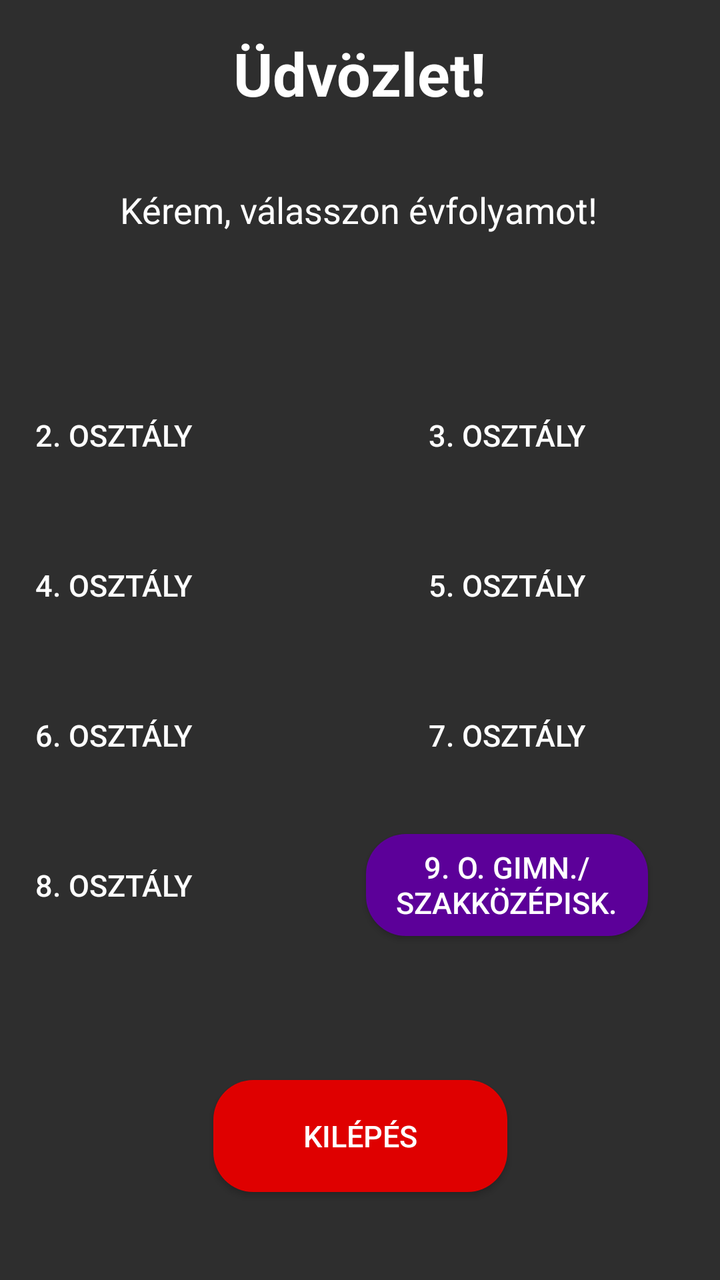
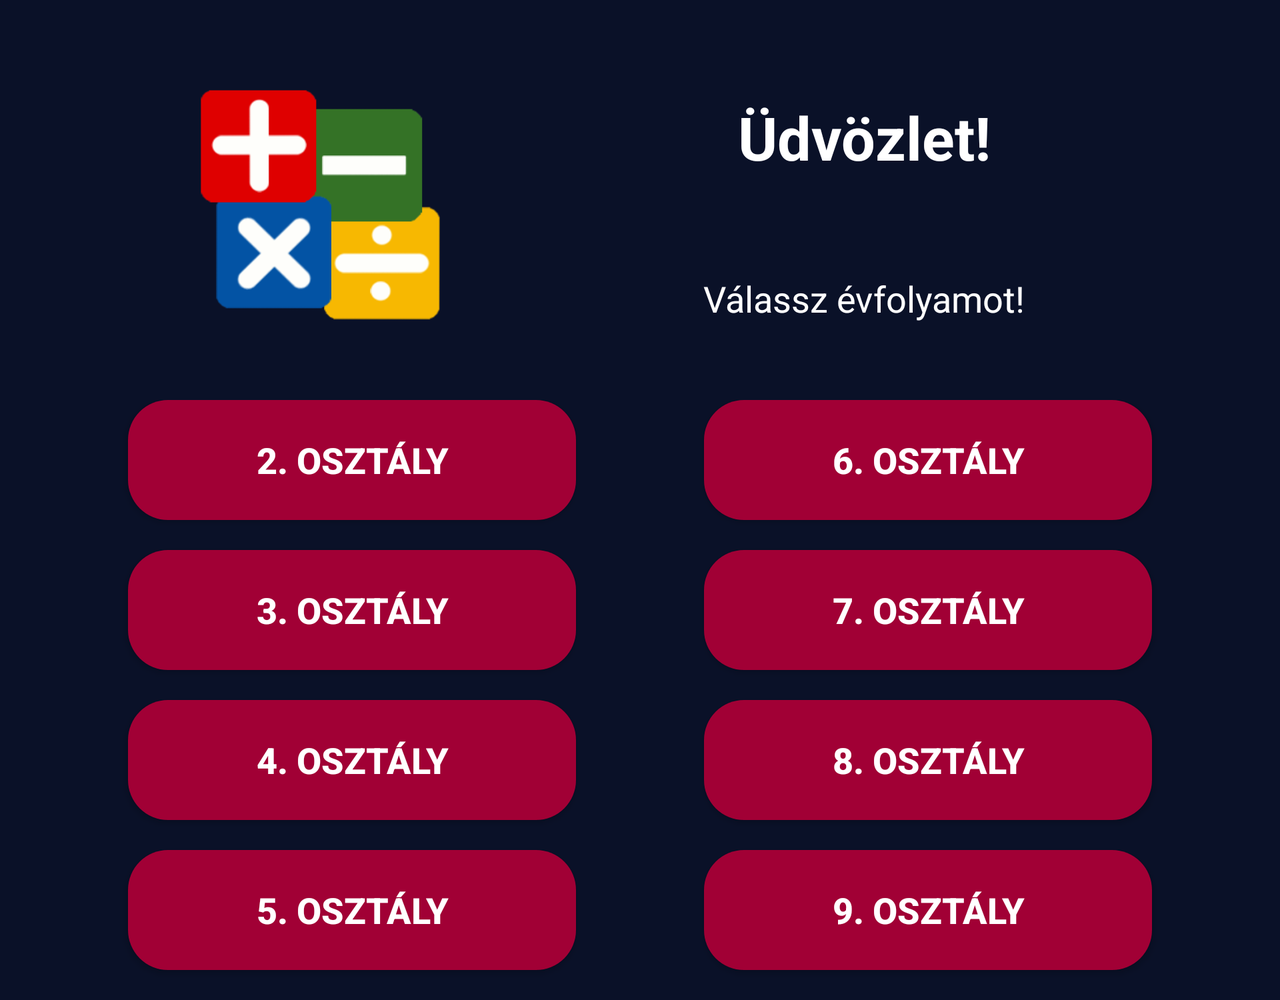

One screen, two layout resources from the same app: the default and the repository's alternative for another configuration. Each is rendered where Android would select it; the XML of both is given below.
<!-- AndroidManifest.xml: application theme Theme.Green_math -->
<!-- res/layout/activity_main.xml -->
<?xml version="1.0" encoding="utf-8"?>
<androidx.constraintlayout.widget.ConstraintLayout xmlns:android="http://schemas.android.com/apk/res/android"
    xmlns:app="http://schemas.android.com/apk/res-auto"
    xmlns:tools="http://schemas.android.com/tools"
    android:layout_width="match_parent"
    android:layout_height="match_parent"
    android:background="#2e2e2e"
    tools:context=".MainActivity">


    <TextView
        android:id="@+id/welcome_text"
        android:layout_width="286dp"
        android:layout_height="56dp"
        android:layout_marginBottom="4dp"
        android:gravity="center_horizontal|center_vertical"
        android:text="Üdvözlet!"
        android:textColor="@android:color/white"
        android:textSize="30sp"
        android:textStyle="bold"
        app:layout_constraintBottom_toTopOf="@+id/textView2"
        app:layout_constraintEnd_toEndOf="parent"
        app:layout_constraintHorizontal_bias="0.496"
        app:layout_constraintStart_toStartOf="parent"
        app:layout_constraintTop_toTopOf="parent"
        app:layout_constraintVertical_bias="0.851" />

    <TextView
        android:id="@+id/textView2"
        android:layout_width="286dp"
        android:layout_height="70dp"
        android:layout_marginBottom="52dp"
        android:gravity="center_horizontal|center_vertical"
        android:text="Kérem, válasszon évfolyamot!"
        android:textColor="@android:color/white"
        android:textSize="18sp"
        app:layout_constraintBottom_toTopOf="@+id/button_sec"
        app:layout_constraintEnd_toEndOf="parent"
        app:layout_constraintHorizontal_bias="0.488"
        app:layout_constraintStart_toStartOf="parent" />

    <androidx.appcompat.widget.AppCompatButton
        android:id="@+id/button_eigth"
        android:layout_width="141dp"
        android:layout_height="51dp"
        android:layout_marginEnd="56dp"
        android:layout_marginBottom="172dp"
        android:background="@drawable/button_primary_class"
        android:text="8. osztály"
        android:textColor="@color/white"
        android:textSize="15sp"
        app:layout_constraintBottom_toBottomOf="parent"
        app:layout_constraintEnd_toStartOf="@+id/button_nineth"
        app:layout_constraintHorizontal_bias="0.0"
        app:layout_constraintLeft_toLeftOf="parent"
        app:layout_constraintRight_toRightOf="parent" />

    <androidx.appcompat.widget.AppCompatButton
        android:id="@+id/button_third"
        android:layout_width="141dp"
        android:layout_height="51dp"
        android:layout_marginEnd="36dp"
        android:layout_marginBottom="24dp"
        android:background="@drawable/button_primary_class"
        android:text="3. osztály"
        android:textColor="@color/white"
        android:textSize="15sp"
        app:layout_constraintBottom_toTopOf="@+id/button_fifth"
        app:layout_constraintEnd_toEndOf="parent" />

    <androidx.appcompat.widget.AppCompatButton
        android:id="@+id/button_sec"
        android:layout_width="141dp"
        android:layout_height="51dp"
        android:layout_marginEnd="56dp"
        android:layout_marginBottom="24dp"
        android:background="@drawable/button_primary_class"
        android:text="2. osztály"
        android:textColor="@color/white"
        android:textSize="15sp"
        app:layout_constraintBottom_toTopOf="@+id/button_fourth"
        app:layout_constraintEnd_toStartOf="@+id/button_third"
        app:layout_constraintHorizontal_bias="0.151"
        app:layout_constraintLeft_toLeftOf="parent"
        app:layout_constraintRight_toRightOf="parent" />

    <androidx.appcompat.widget.AppCompatButton
        android:id="@+id/button_nineth"
        android:layout_width="141dp"
        android:layout_height="51dp"
        android:layout_marginEnd="36dp"
        android:layout_marginBottom="172dp"
        android:background="@drawable/button_secondary_class"
        android:text="9. o. gimn./szakközépisk."
        android:textColor="@color/white"
        android:textSize="15sp"
        app:layout_constraintBottom_toBottomOf="parent"
        app:layout_constraintEnd_toEndOf="parent" />

    <androidx.appcompat.widget.AppCompatButton
        android:id="@+id/button_seventh"
        android:layout_width="141dp"
        android:layout_height="51dp"
        android:layout_marginEnd="36dp"
        android:layout_marginBottom="24dp"
        android:background="@drawable/button_primary_class"
        android:text="7. osztály"
        android:textColor="@color/white"
        android:textSize="15sp"
        app:layout_constraintBottom_toTopOf="@+id/button_nineth"
        app:layout_constraintEnd_toEndOf="parent" />

    <androidx.appcompat.widget.AppCompatButton
        android:id="@+id/button_sixth"
        android:layout_width="141dp"
        android:layout_height="51dp"
        android:layout_marginEnd="56dp"
        android:layout_marginBottom="24dp"
        android:background="@drawable/button_primary_class"
        android:text="6. osztály"
        android:textColor="@color/white"
        android:textSize="15sp"
        app:layout_constraintBottom_toTopOf="@+id/button_eigth"
        app:layout_constraintEnd_toStartOf="@+id/button_seventh"
        app:layout_constraintHorizontal_bias="0.151"
        app:layout_constraintLeft_toLeftOf="parent"
        app:layout_constraintRight_toRightOf="parent" />

    <androidx.appcompat.widget.AppCompatButton
        android:id="@+id/button_fourth"
        android:layout_width="141dp"
        android:layout_height="51dp"
        android:layout_marginEnd="56dp"
        android:layout_marginBottom="24dp"
        android:background="@drawable/button_primary_class"
        android:text="4. osztály"
        android:textColor="@color/white"
        android:textSize="15sp"
        app:layout_constraintBottom_toTopOf="@+id/button_sixth"
        app:layout_constraintEnd_toStartOf="@+id/button_fifth" />

    <androidx.appcompat.widget.AppCompatButton
        android:id="@+id/button_fifth"
        android:layout_width="141dp"
        android:layout_height="51dp"
        android:layout_marginEnd="36dp"
        android:layout_marginBottom="24dp"
        android:background="@drawable/button_primary_class"
        android:text="5. osztály"
        android:textColor="@color/white"
        android:textSize="15sp"
        app:layout_constraintBottom_toTopOf="@+id/button_seventh"
        app:layout_constraintEnd_toEndOf="parent" />

    <androidx.appcompat.widget.AppCompatButton
        android:id="@+id/button_exit"
        android:layout_width="147dp"
        android:layout_height="56dp"
        android:layout_marginBottom="44dp"
        android:background="@drawable/button_back"
        android:backgroundTint="#DF0000"
        android:text="KILÉPÉS"
        android:textColor="@color/white"
        android:textSize="15sp"
        app:layout_constraintBottom_toBottomOf="parent"
        app:layout_constraintLeft_toLeftOf="parent"
        app:layout_constraintRight_toRightOf="parent" />

    
    

    
    
    
    
    
    
    
    
    
    
    


</androidx.constraintlayout.widget.ConstraintLayout>
<!-- resources referenced by this layout -->
<resources>
  <color name="white">#FFFFFFFF</color>
  <!-- drawable button_back (drawable) -->
  <?xml version="1.0" encoding="utf-8"?>
  <shape xmlns:android="http://schemas.android.com/apk/res/android">
  
      <corners android:radius="20dp"/>
      <solid android:color="#DF0000"/>
  
  </shape>
  <!-- drawable button_secondary_class (drawable) -->
  <?xml version="1.0" encoding="utf-8"?>
  <shape xmlns:android="http://schemas.android.com/apk/res/android">
  
      <corners android:radius="20dp"/>
      <solid android:color="#5c0099"/>
  
  </shape>
  <style name="Theme.Green_math" parent="Theme.MaterialComponents.DayNight.NoActionBar">
          
          <item name="colorPrimary">#A10035</item>
          <item name="colorPrimaryVariant">#A10035</item>
          <item name="colorOnPrimary">@color/white</item>
          
          <item name="colorSecondary">@color/teal_200</item>
          <item name="colorSecondaryVariant">@color/teal_700</item>
          <item name="colorOnSecondary">@color/black</item>
          
          <item name="android:statusBarColor" tools:targetApi="l">#0a1128</item>
          <item name="android:navigationBarColor">#2e2e2e</item>
          
      </style>
  <color name="teal_200">#FF03DAC5</color>
  <color name="teal_700">#FF018786</color>
  <color name="black">#FF000000</color>
</resources>
<!-- res/layout-land/activity_main.xml (the repository's variant of the layout above) -->
<!-- drawn on the phone turned sideways -->
<?xml version="1.0" encoding="utf-8"?>
<ScrollView xmlns:android="http://schemas.android.com/apk/res/android"
    xmlns:app="http://schemas.android.com/apk/res-auto"
    xmlns:tools="http://schemas.android.com/tools"
    android:layout_width="match_parent"
    android:layout_height="match_parent"
    android:gravity=""
    android:background="#0a1128"
    tools:context=".MainActivity"
    android:orientation="vertical"
    android:fillViewport="true">

    <androidx.constraintlayout.widget.ConstraintLayout
        android:layout_width="match_parent"
        android:layout_height="match_parent"
        >

        <androidx.constraintlayout.widget.ConstraintLayout
            android:id="@+id/welcome_layout"
            android:layout_width="match_parent"
            android:layout_height="0dp"
            app:layout_constraintBottom_toTopOf="@id/class_buttons_layout"
            app:layout_constraintHeight_percent=".4"
            app:layout_constraintLeft_toLeftOf="parent"
            app:layout_constraintRight_toRightOf="parent"
            app:layout_constraintTop_toTopOf="parent">

            <ImageView
                android:id="@+id/logo"
                android:layout_width="0dp"
                android:layout_height="0dp"
                android:layout_gravity="center"
                android:src="@drawable/green_math_icon_2_vector"
                app:layout_constraintBottom_toBottomOf="parent"
                app:layout_constraintEnd_toStartOf="@+id/welcome_text"
                app:layout_constraintHeight_percent="0.6"
                app:layout_constraintHorizontal_chainStyle="spread"
                app:layout_constraintStart_toStartOf="parent"
                app:layout_constraintTop_toTopOf="parent"
                app:layout_constraintWidth_percent="0.2" />

            <TextView
                android:id="@+id/text1"
                android:layout_width="0dp"
                android:layout_height="wrap_content"
                android:gravity="center"
                android:text="Válassz évfolyamot!"
                android:textColor="@android:color/white"
                android:textSize="18sp"
                app:layout_constraintBottom_toBottomOf="parent"
                app:layout_constraintLeft_toRightOf="@id/logo"
                app:layout_constraintRight_toRightOf="parent"
                app:layout_constraintTop_toBottomOf="@id/welcome_text"
                app:layout_constraintWidth_percent=".35" />

            <TextView
                android:id="@+id/welcome_text"
                android:layout_width="0dp"
                android:layout_height="60dp"
                android:gravity="center"
                android:text="Üdvözlet!"
                android:textColor="@android:color/white"
                android:textSize="30sp"
                android:textStyle="bold"
                app:layout_constraintBottom_toTopOf="@+id/text1"
                app:layout_constraintEnd_toEndOf="parent"
                app:layout_constraintStart_toEndOf="@+id/logo"
                app:layout_constraintTop_toTopOf="parent"
                app:layout_constraintVertical_chainStyle="spread"
                app:layout_constraintWidth_percent=".35" />

        </androidx.constraintlayout.widget.ConstraintLayout>


        <androidx.constraintlayout.widget.ConstraintLayout
            android:id="@+id/class_buttons_layout"
            android:layout_width="match_parent"
            android:layout_height="wrap_content"
            app:layout_constraintBottom_toBottomOf="parent"
            app:layout_constraintLeft_toLeftOf="parent"
            app:layout_constraintRight_toRightOf="parent"
            app:layout_constraintTop_toBottomOf="@id/welcome_layout"
            app:layout_constraintVertical_bias=".1">

            <androidx.appcompat.widget.AppCompatButton
                android:id="@+id/button_sec"
                android:layout_width="0dp"
                android:layout_height="60dp"
                android:layout_marginBottom="15dp"
                android:background="@drawable/button_class"
                android:text="2. osztály"
                android:textColor="@color/white"
                android:textSize="18dp"
                android:textStyle="bold"
                app:layout_constraintBottom_toTopOf="@id/button_third"
                app:layout_constraintLeft_toLeftOf="parent"
                app:layout_constraintRight_toLeftOf="@id/button_sixth"
                app:layout_constraintTop_toTopOf="parent"
                app:layout_constraintWidth_percent="0.35" />


            <androidx.appcompat.widget.AppCompatButton
                android:id="@+id/button_third"
                android:layout_width="0dp"
                android:layout_height="60dp"
                android:layout_marginBottom="15dp"
                android:background="@drawable/button_class"
                android:text="3. osztály"
                android:textColor="@color/white"
                android:textSize="18dp"
                android:textStyle="bold"
                app:layout_constraintBottom_toTopOf="@id/button_fourth"
                app:layout_constraintLeft_toLeftOf="parent"
                app:layout_constraintRight_toLeftOf="@id/button_seventh"
                app:layout_constraintTop_toBottomOf="@id/button_sec"
                app:layout_constraintWidth_percent="0.35" />

            <androidx.appcompat.widget.AppCompatButton
                android:id="@+id/button_fourth"
                android:layout_width="0dp"
                android:layout_height="60dp"
                android:layout_marginBottom="15dp"
                android:background="@drawable/button_class"
                android:text="4. osztály"
                android:textColor="@color/white"
                android:textSize="18dp"
                android:textStyle="bold"
                app:layout_constraintBottom_toTopOf="@id/button_fifth"
                app:layout_constraintLeft_toLeftOf="parent"
                app:layout_constraintRight_toLeftOf="@id/button_eighth"
                app:layout_constraintTop_toBottomOf="@id/button_third"
                app:layout_constraintWidth_percent="0.35" />

            <androidx.appcompat.widget.AppCompatButton
                android:id="@+id/button_fifth"
                android:layout_width="0dp"
                android:layout_height="60dp"
                android:layout_marginBottom="15dp"
                android:background="@drawable/button_class"
                android:text="5. osztály"
                android:textColor="@color/white"
                android:textSize="18dp"
                android:textStyle="bold"
                app:layout_constraintBottom_toBottomOf="parent"
                app:layout_constraintLeft_toLeftOf="parent"
                app:layout_constraintRight_toLeftOf="@id/button_ninth"
                app:layout_constraintTop_toBottomOf="@id/button_fourth"
                app:layout_constraintWidth_percent="0.35" />

            <androidx.appcompat.widget.AppCompatButton
                android:id="@+id/button_sixth"
                android:layout_width="0dp"
                android:layout_height="60dp"
                android:layout_marginBottom="15dp"
                android:background="@drawable/button_class"
                android:text="6. osztály"
                android:textColor="@color/white"
                android:textSize="18dp"
                android:textStyle="bold"
                app:layout_constraintBottom_toTopOf="@id/button_seventh"
                app:layout_constraintLeft_toRightOf="@id/button_sec"
                app:layout_constraintRight_toRightOf="parent"
                app:layout_constraintTop_toTopOf="parent"
                app:layout_constraintWidth_percent="0.35" />

            <androidx.appcompat.widget.AppCompatButton
                android:id="@+id/button_seventh"
                android:layout_width="0dp"
                android:layout_height="60dp"
                android:layout_marginBottom="15dp"
                android:background="@drawable/button_class"
                android:text="7. osztály"
                android:textColor="@color/white"
                android:textSize="18dp"
                android:textStyle="bold"
                app:layout_constraintBottom_toTopOf="@id/button_eighth"
                app:layout_constraintLeft_toRightOf="@id/button_third"
                app:layout_constraintRight_toRightOf="parent"
                app:layout_constraintTop_toBottomOf="@id/button_sixth"
                app:layout_constraintVertical_bias=".33"
                app:layout_constraintWidth_percent="0.35" />

            <androidx.appcompat.widget.AppCompatButton
                android:id="@+id/button_eighth"
                android:layout_width="0dp"
                android:layout_height="60dp"
                android:layout_marginBottom="15dp"
                android:background="@drawable/button_class"
                android:text="8. osztály"
                android:textColor="@color/white"
                android:textSize="18dp"
                android:textStyle="bold"
                app:layout_constraintBottom_toTopOf="@id/button_ninth"
                app:layout_constraintLeft_toRightOf="@id/button_fourth"
                app:layout_constraintRight_toRightOf="parent"
                app:layout_constraintTop_toBottomOf="@id/button_seventh"
                app:layout_constraintVertical_bias="0.0"
                app:layout_constraintWidth_percent="0.35" />

            <androidx.appcompat.widget.AppCompatButton
                android:id="@+id/button_ninth"
                android:layout_width="0dp"
                android:layout_height="60dp"
                android:layout_marginBottom="15dp"
                android:background="@drawable/button_class"
                android:text="9. osztály"
                android:textColor="@color/white"
                android:textSize="18dp"
                android:textStyle="bold"
                app:layout_constraintBottom_toBottomOf="parent"
                app:layout_constraintLeft_toRightOf="@id/button_fifth"
                app:layout_constraintRight_toRightOf="parent"
                app:layout_constraintTop_toBottomOf="@id/button_eighth"
                app:layout_constraintWidth_percent="0.35" />

        </androidx.constraintlayout.widget.ConstraintLayout>


    </androidx.constraintlayout.widget.ConstraintLayout>


</ScrollView>
<!-- resources referenced by the variant -->
<!-- as the phone turned sideways resolves them -->
<resources>
  <color name="white">#FFFFFFFF</color>
  <!-- drawable button_class (drawable) -->
  <?xml version="1.0" encoding="utf-8"?>
  <shape xmlns:android="http://schemas.android.com/apk/res/android">
  
      <corners android:radius="20dp"/>
      <solid android:color="#A10035"/>
  
  </shape>
  <!-- drawable green_math_icon_2_vector: png bitmap (drawable, 43005 bytes) -->
  <style name="Theme.Green_math" parent="Theme.MaterialComponents.DayNight.NoActionBar">
          
          <item name="colorPrimary">#A10035</item>
          <item name="colorPrimaryVariant">#A10035</item>
          <item name="colorOnPrimary">@color/white</item>
          
          <item name="colorSecondary">@color/teal_200</item>
          <item name="colorSecondaryVariant">@color/teal_700</item>
          <item name="colorOnSecondary">@color/black</item>
          
          <item name="android:statusBarColor" tools:targetApi="l">#0a1128</item>
          <item name="android:navigationBarColor">#2e2e2e</item>
          
      </style>
  <color name="teal_200">#FF03DAC5</color>
  <color name="teal_700">#FF018786</color>
  <color name="black">#FF000000</color>
</resources>
